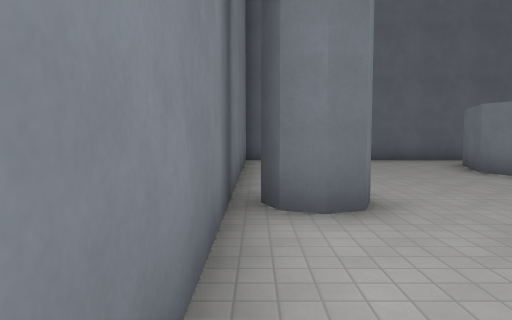
[1] (above)

14 first-person views from a walk through a Godot game level. The camera is 1.5 m above the floor, tilts 4° down and sees 70° across. The floor is counted in squares, 2 m on a side. Each view is taken from the middle of a square. On the plan, view 1 faces up. The plan holds only what a view shows up to about 11 squares ahead; the rest is blank. Surface patterns are stand-ins for the level's own textures.

[2]
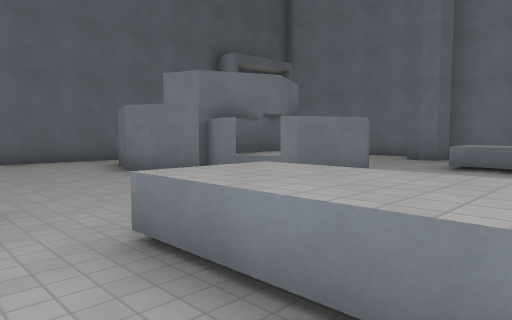

[3]
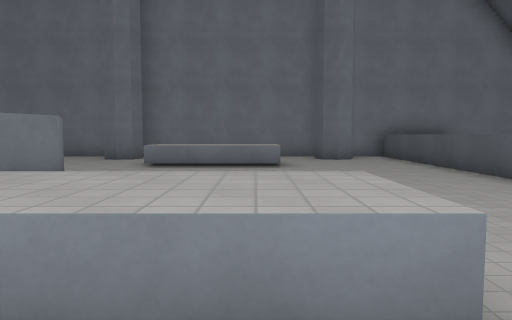

[4]
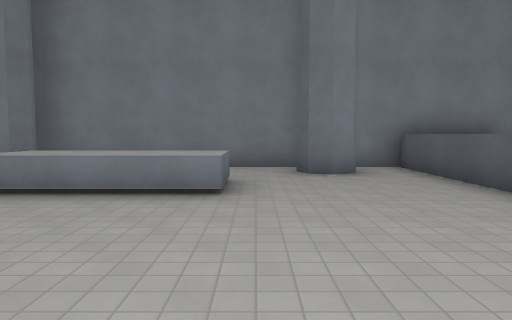

[5]
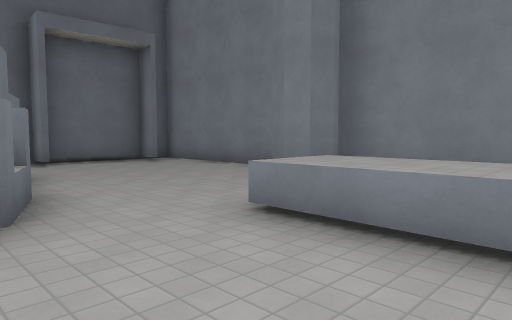

[6]
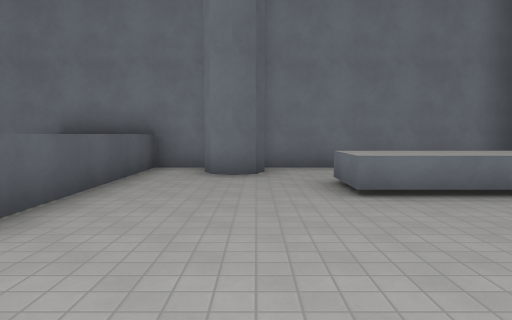

[7]
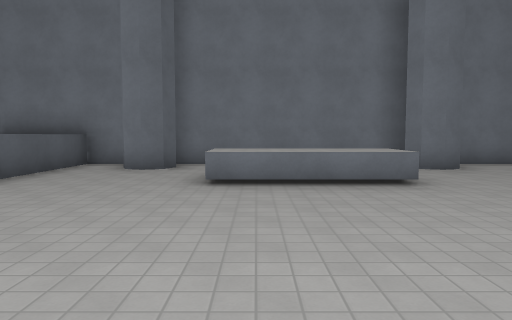

[8]
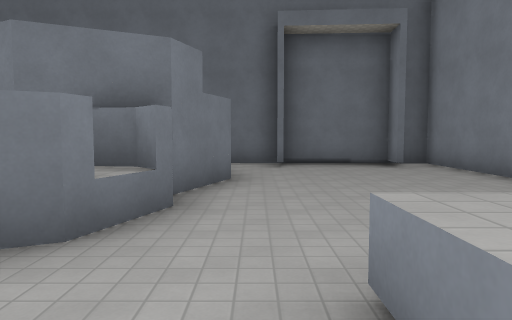

[9]
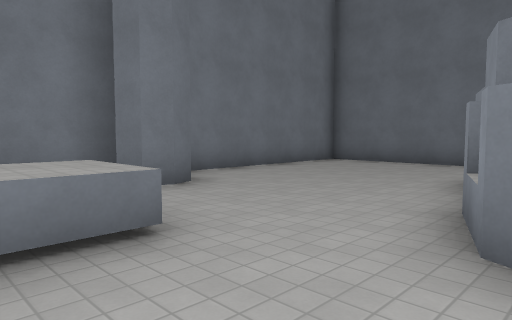

[10]
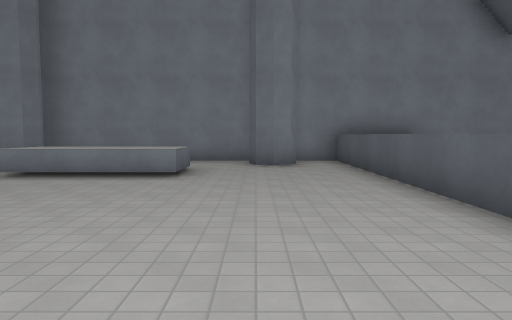

[11]
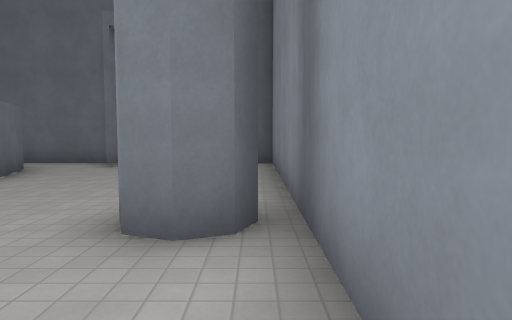

[12]
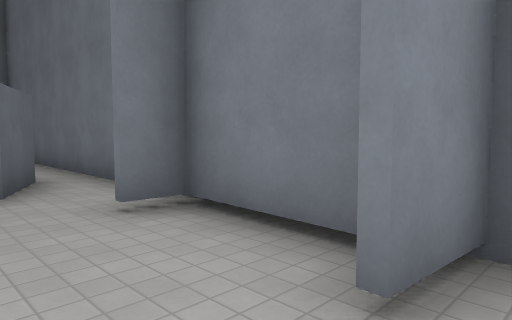

[13]
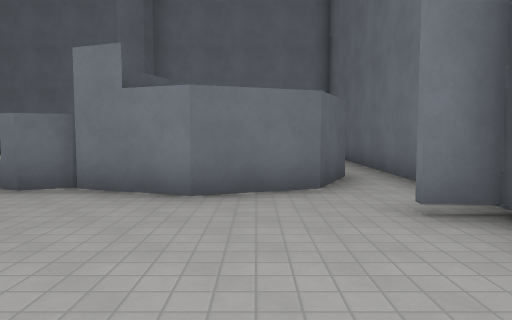

[14]
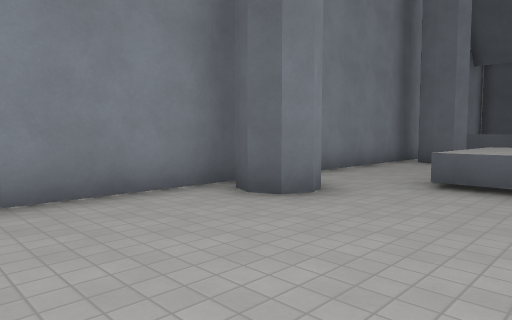

### Floor plan
Key: @ floor where view 1 was taken; # wall or solid block; . floor; ^ raised ledge.
Columns run from 1 left of view 1 to 14 right of it. Each row starts with its distance up from view 1.
 11 ################
 10 #..........#.#.#
  9 #.....####.....#
  8 #.....#  #.....#
  7 #.....#  #.....#
  6 #.....#  #.....#
  5 #.....####.....#
  4 ###....^^....###
  3 #.......#......#
  2 #...^......^^..#
  1 #...^......^^..#
  0 #@..^......^^..#
 -1 #..............#
 -2 ###..........###
 -3 #.#..........#.#
 -4 #..............#
 -5  ^^^^^^##^^^^^^#
 -6  ^             #
 -7  #             #

Where each view was taken, in squares from view 1:
view 1: 0 up, 0 right, facing up
view 2: 0 up, 1 right, facing up-right
view 3: 0 up, 1 right, facing right
view 4: 1 down, 5 right, facing right
view 5: 0 up, 7 right, facing up-right
view 6: 2 down, 8 right, facing left
view 7: 0 up, 9 right, facing left
view 8: 1 up, 9 right, facing up
view 9: 1 up, 6 right, facing up-left
view 10: 2 down, 3 right, facing right
view 11: 1 up, 13 right, facing up
view 12: 8 up, 13 right, facing up-left
view 13: 8 up, 13 right, facing left
view 14: 8 up, 9 right, facing down-right
